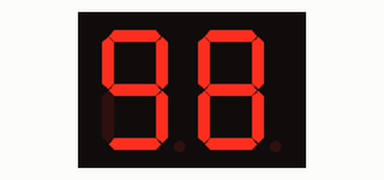
Recording of a sketch running on a simulated Arduino Uno, built with avr-gcc and run on an emulated ATmega328P. On the bench: 2-digit seven-segment display. Wiring (inferred from the names in the program): 2-digit 7-segment display, segments lit when LOW: segments pin 2, pin 3, pin 4, pin 5, pin 6, pin 7, pin 8; digit selects pin 9, pin 10. The segment pins are drawn as the display they are named for; not simulated (calls return 0 or success): arduino_secrets.h.

Above: at 2.05 s.
At 4.87 s:
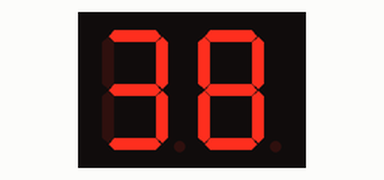
At 10.71 s:
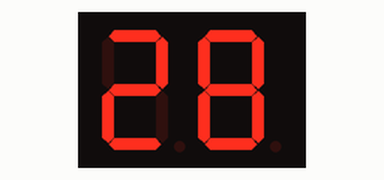
At 19.57 s:
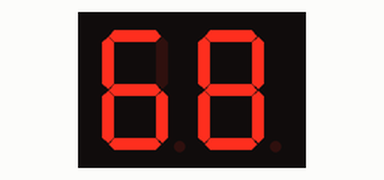
At 28.63 s:
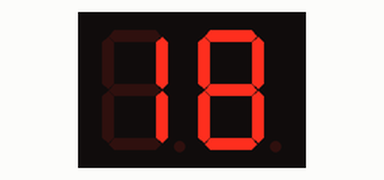
At 37.49 s:
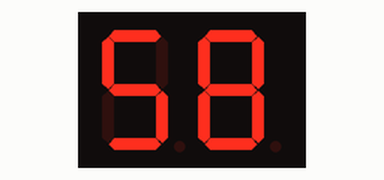

The sketch:

2-Digit_7-Segment_Counter.ino
```cpp
#include "arduino_secrets.h"

#include <Arduino.h>

// Define the segment pins for the two 7-segment displays
const int segmentPins[7] = {2, 3, 4, 5, 6, 7, 8}; // A to G segments
const int digitPins[2] = {9, 10}; // Pins to select which digit is active

// Segment encoding for digits 0-9 with inverted HIGH/LOW logic
const byte digitSegments[10] = {
  0b11000000, // 0
  0b11111001, // 1
  0b10100100, // 2
  0b10110000, // 3
  0b10011001, // 4
  0b10010010, // 5
  0b10000010, // 6
  0b11111000, // 7
  0b10000000, // 8
  0b10010000  // 9
};

int counter = 0; // The counter value to display

void setup() {
  // Set up segment pins as outputs
  for (int i = 0; i < 7; i++) {
    pinMode(segmentPins[i], OUTPUT);
  }

  // Set up digit control pins as outputs
  for (int i = 0; i < 2; i++) {
    pinMode(digitPins[i], OUTPUT);
    digitalWrite(digitPins[i], LOW); // Start with both digits off
  }
}

void displayDigit(int digit, int value) {
  // Set the segment pins according to the digit's segments
  for (int i = 0; i < 7; i++) {
    digitalWrite(segmentPins[i], (digitSegments[value] >> i) & 0x01);
  }

  // Turn on the selected digit
  digitalWrite(digitPins[digit], HIGH);
  delay(5); // Small delay to make the digit visible
  digitalWrite(digitPins[digit], LOW); // Turn off after delay
}

void loop() {
  int tens = counter / 10; // Tens place
  int ones = counter % 10; // Ones place

  // Display each digit in a multiplexed manner
  displayDigit(0, tens);  // Display the tens place
  displayDigit(1, ones);  // Display the ones place

  delay(10); // Overall refresh rate to reduce flickering

  // Update counter and reset to 0 after reaching 99
  counter++;
  if (counter > 99) {
    counter = 0;
  }
}
```
